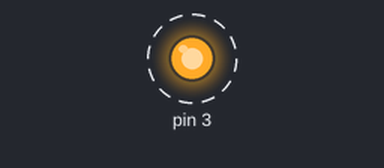
A sketch run on a simulated Arduino Uno, built with avr-gcc and run on an emulated ATmega328P. Shown: output pins drawn as LEDs (lit = HIGH). Dashed ring = blinking.

Above: at 0.5 s.
Timing chart, 0 to 4.6 s (numbered marks = the images above):
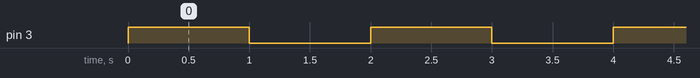

Measured:
- by itself, pin 3: alternates HIGH for 1.0 s and LOW for 1.0 s

The sketch:

gpio_output.ino
```cpp
void setup() {
DDRD |=(1<<3);

}

void loop() {
PORTD |=(1<<3);
delay(1000);

PORTD &= ~(1<<3);
delay(1000);
}
```
